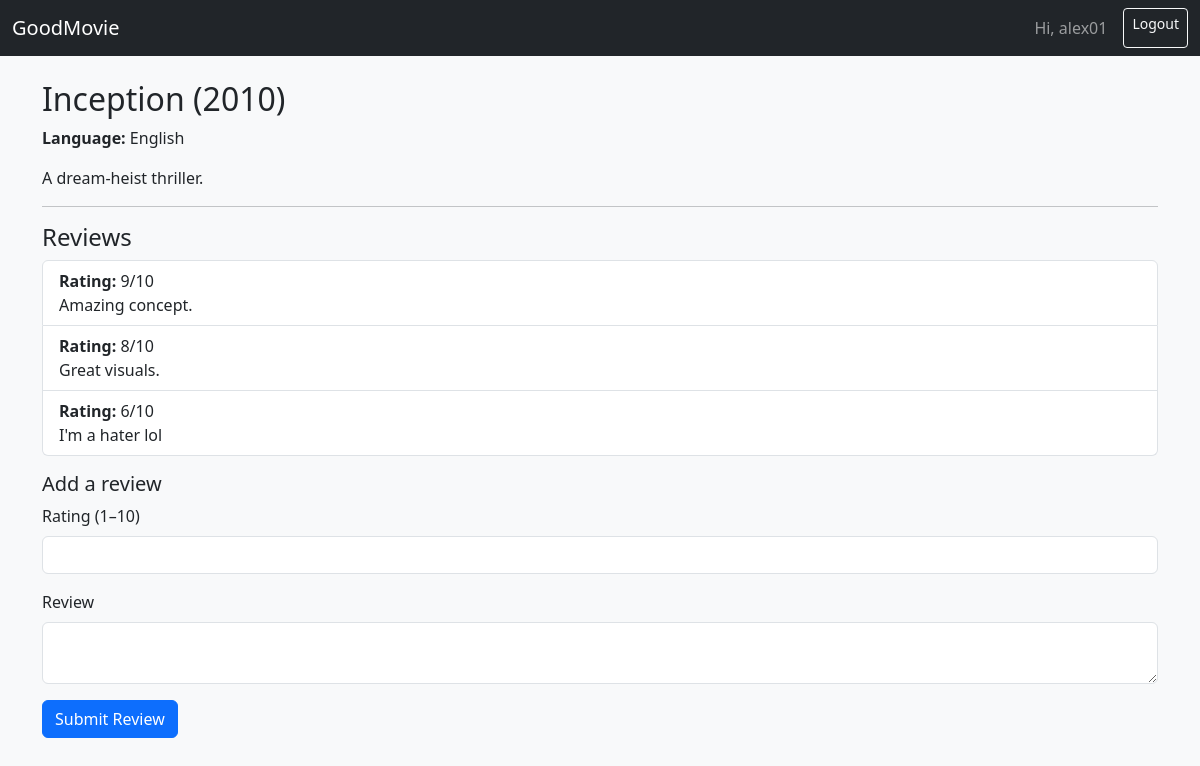
Page /movies/1 (signed in) on the committed database.
### tables this page shows
CREATE TABLE Movies (
    movie_id INTEGER PRIMARY KEY AUTOINCREMENT,
    title TEXT NOT NULL,
    release_year INTEGER,
    runtime_minutes INTEGER,
    description TEXT,
    language TEXT,
    created_at TEXT
);

CREATE TABLE Reviews (
    review_id INTEGER PRIMARY KEY AUTOINCREMENT,
    user_id INTEGER NOT NULL,
    movie_id INTEGER NOT NULL,
    rating INTEGER NOT NULL,
    review_text TEXT,
    contains_spoilers INTEGER DEFAULT 0,
    created_at TEXT,
    FOREIGN KEY (user_id) REFERENCES Users(user_id),
    FOREIGN KEY (movie_id) REFERENCES Movies(movie_id)
);

### app.py (the view)
@app.route("/movies/<int:movie_id>")
def movie_detail(movie_id):
    conn = get_db()
    movie = conn.execute("SELECT * FROM Movies WHERE movie_id=?", (movie_id,)).fetchone()
    reviews = conn.execute("SELECT * FROM Reviews WHERE movie_id=?", (movie_id,)).fetchall()
    conn.close()
    return render_template("movie_detail.html", movie=movie, reviews=reviews)

### app.py (called while the page is built)
def get_db():
    conn = sqlite3.connect("goodmovie.db")
    conn.row_factory = sqlite3.Row
    return conn

### templates/movie_detail.html
{% extends "base.html" %}
{% block content %}
<h2>{{ movie["title"] }} ({{ movie["release_year"] }})</h2>
<p><strong>Language:</strong> {{ movie["language"] }}</p>
<p>{{ movie["description"] }}</p>
<hr>
<h4>Reviews</h4>
<ul class="list-group mb-3">
  {% for r in reviews %}
    <li class="list-group-item">
      <strong>Rating:</strong> {{ r["rating"] }}/10<br>
      {{ r["review_text"] }}
    </li>
  {% else %}
    <li class="list-group-item">No reviews yet.</li>
  {% endfor %}
</ul>
{% if session.get("user_id") %}
<h5>Add a review</h5>
<form method="post" action="{{ url_for('add_review', movie_id=movie['movie_id']) }}">
  <div class="mb-3">
    <label class="form-label">Rating (1–10)</label>
    <input name="rating" type="number" min="1" max="10" class="form-control">
  </div>
  <div class="mb-3">
    <label class="form-label">Review</label>
    <textarea name="review_text" class="form-control"></textarea>
  </div>
  <button class="btn btn-primary">Submit Review</button>
</form>
{% else %}
<p><a href="{{ url_for('login') }}">Log in</a> to add a review.</p>
{% endif %}
{% endblock %}

### rows in the picture
Movies: title "Inception", release_year "2010", language "English", description "A dream-heist thriller."
Reviews: rating "9", review_text "Amazing concept."
Reviews: rating "8", review_text "Great visuals."
Reviews: rating "6", review_text "I'm a hater lol"

### other values in the picture
{{ session['username'] }} "alex01"
